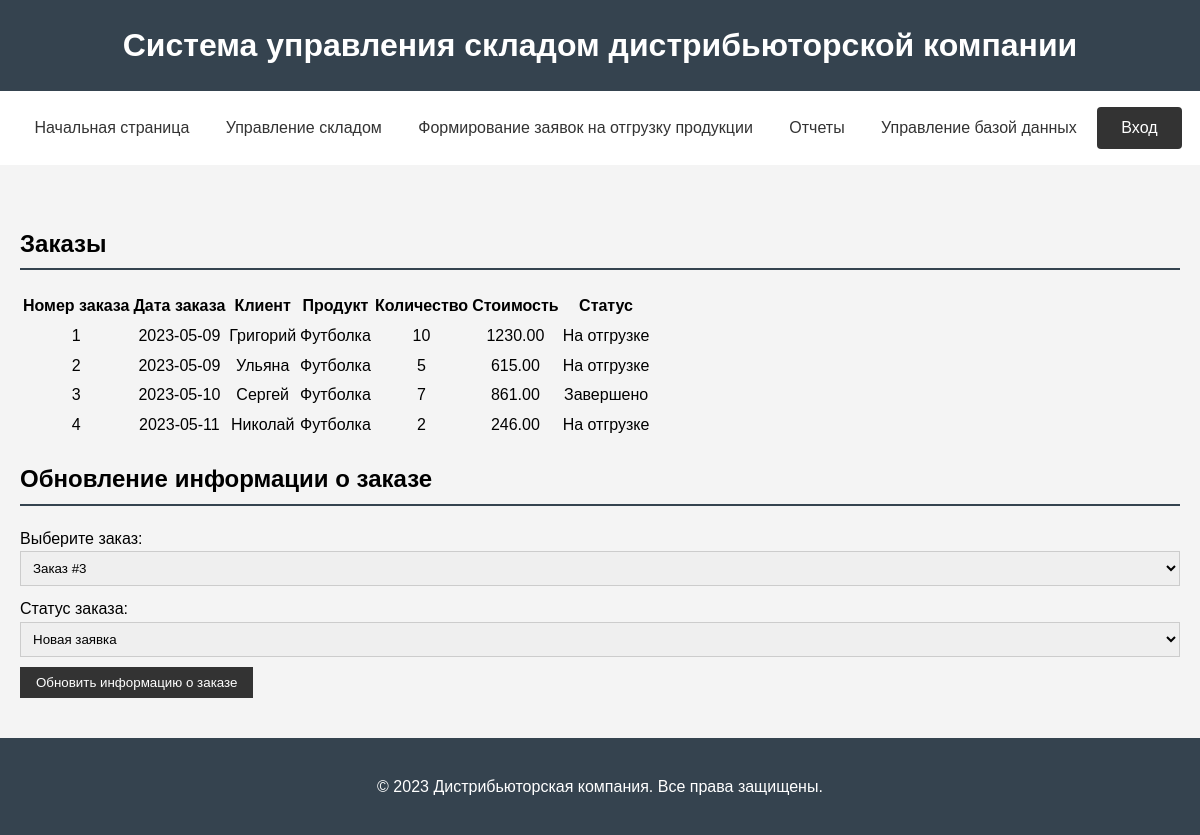
The page /order_management.php on the database its author committed.
### tables this page shows
CREATE TABLE `orders` (
  `OrderID` int(11) NOT NULL,
  `ClientID` int(11) DEFAULT NULL,
  `OrderDate` date NOT NULL,
  `StatusID` int(11) NOT NULL,
  `employee_id` int(11) NOT NULL
);

CREATE TABLE `clients` (
  `ClientID` int(11) NOT NULL,
  `ClientName` varchar(255) NOT NULL,
  `ContactInfo` varchar(255) DEFAULT NULL,
  `employee_id` int(11) NOT NULL
);

CREATE TABLE `products` (
  `ProductID` int(11) NOT NULL,
  `ProductName` varchar(255) NOT NULL,
  `Price` decimal(10,2) NOT NULL,
  `SupplierID` int(11) DEFAULT NULL,
  `employee_id` int(11) NOT NULL,
  `ProductImage` text NOT NULL
);

CREATE TABLE `orderdetails` (
  `OrderDetailID` int(11) NOT NULL,
  `OrderID` int(11) DEFAULT NULL,
  `ProductID` int(11) DEFAULT NULL,
  `Quantity` int(11) NOT NULL
);

CREATE TABLE `statuses` (
  `StatusID` int(11) NOT NULL,
  `Status` varchar(50) NOT NULL
);

### order_management.php (the view, shortened to what this page needs)
<!DOCTYPE html>
<html lang="ru">
<head>
    <link rel="stylesheet" href="styles.css">
</head>
<body>
    <header>
        <h1>Система управления складом дистрибьюторской компании</h1>
    </header>
    <nav>
        <ul>
            <li><a href="index.php">Начальная страница</a></li>
            <li><a href="warehouse_management.php">Управление складом</a></li>
            <li><a href="shipment_requests.php">Формирование заявок на отгрузку продукции</a></li>
            <li><a href="reports.php">Отчеты</a></li>
            <li><a href="database_management.php">Управление базой данных</a></li>
			<?php
				if (isset($_SESSION['employee_id'])) {
			?>
					<a href="logout.php"><button class="login-button">Выход</button></a>
			<?php
				} else {
			?>
					<a href="login.html"><button class="login-button">Вход</button></a>
			<?php
				}
			?>
        </ul>
    </nav>
    <main>
        <section>
            <h2>Заказы</h2>
			<?php
				include 'connect.php';
				$sql = "SELECT o.OrderID, o.OrderDate, c.ClientName, p.ProductName,
							p.Price * od.Quantity AS price , od.Quantity, s.Status
						FROM Orders o
						JOIN Clients c ON o.ClientID = c.ClientID
						JOIN Statuses s ON o.StatusID = s.StatusID
						JOIN OrderDetails od ON o.OrderID = od.OrderID
						JOIN Products p ON od.ProductID = p.ProductID
						ORDER BY o.OrderID";
				$result = $conn->query($sql);
				if ($result->num_rows > 0) {
			?>
					<table>
						<thead>
							<tr>
								<th>Номер заказа</th>
								<th>Дата заказа</th>
								<th>Клиент</th>
								<th>Продукт</th>
								<th>Количество</th>
								<th>Стоимость</th>
								<th>Статус</th>
							</tr>
						</thead>
						<tbody>
			<?php
					while ($row = $result->fetch_assoc()) {
						echo "<tr>";
						echo "<td class=center>" . $row["OrderID"] . "</td>";
						echo "<td class=center>" . $row["OrderDate"] . "</td>";
						echo "<td class=center>" . $row["ClientName"] . "</td>";
						echo "<td class=center>" . $row["ProductName"] . "</td>";
						echo "<td class=center>" . $row["Quantity"] . "</td>";
						echo "<td class=center>" . $row["price"] . "</td>";
						echo "<td class=center>" . $row["Status"] . "</td>";
						echo "</tr>";
					}
				} else {
					echo "<tr><td colspan='5' class=center>Нет заказов</td></tr>";
				}
			?>
						</tbody>
					</table>
		</section>
		<section>
			<h2>Обновление информации о заказе</h2>
			<form action="update_order_status.php" method="post">
				<label for="orderID">Выберите заказ:</label>
				<select id="orderID" name="orderID" required>
					<?php
					$sql = "SELECT OrderID FROM Orders WHERE StatusID != 10";
					$result = $conn->query($sql);
					if ($result->num_rows > 0) {
						while ($row = $result->fetch_assoc()) {
							echo "<option value='" . $row["OrderID"] . "'>Заказ #" . $row["OrderID"] . "</option>";
						}
					} else {
						echo "<option value=''>Нет доступных заказов</option>";
					}
					?>
				</select><br>
				<label for="StatusID">Статус заказа:</label>
				<select id="StatusID" name="StatusID" required>
				<?php
					$sql = "SELECT * FROM statuses";
					$result = $conn->query($sql);
					if ($result->num_rows > 0) {
						while ($row = $result->fetch_assoc()) {
							echo "<option value='" . $row["StatusID"] . "'>" . $row["Status"] . "</option>";
						}
					}
					?>
				</select><br>
				<button type="submit">Обновить информацию о заказе</button>
			</form>
		</section>
	</main>
    <footer>
        <p>&copy; 2023 Дистрибьюторская компания. Все права защищены.</p>
    </footer>
</body>
</html>

### styles.css (style rules this page uses)
body { font-family: Arial, sans-serif; line-height: 1.6; margin: 0; padding: 0; background-color: #f4f4f4; }
header { background-color: #35434f; padding: 20px; text-align: center; }
header h1 { color: #ffffff; margin: 0; }
nav { background-color: #ffffff; display: flex; justify-content: center; margin-bottom: 20px; }
nav ul { list-style-type: none; padding: 0; }
nav ul li { display: inline; }
nav ul li a { display: inline-block; text-decoration: none; color: #333; padding: 8px 16px; }
main { padding: 20px; }
section h2 { border-bottom: 2px solid #35434f; padding-bottom: 5px; }
footer { background-color: #35434f; color: #ffffff; text-align: center; padding: 20px; margin-top: 20px; }
input[type="text"], input[type="email"], input[type="password"], input[type="number"], textarea, select { width: 100%; padding: 8px; margin-bottom: 10px; border: 1px solid #ccc; }
button { background-color: #333; color: #ffffff; border: none; padding: 8px 16px; cursor: pointer; }
.login-button { color: white; padding: 12px 24px; border: none; border-radius: 4px; font-size: 16px; cursor: pointer; }
td.center { text-align: center; }

### rows shown on the page
orders: OrderID "1", OrderDate "2023-05-09", ClientID.ClientName "Григорий", products.ProductName "Футболка", orderdetails.Quantity "10", price "1230.00", StatusID.Status "На отгрузке"
orders: OrderID "2", OrderDate "2023-05-09", ClientID.ClientName "Ульяна", products.ProductName "Футболка", orderdetails.Quantity "5", price "615.00", StatusID.Status "На отгрузке"
orders: OrderID "3", OrderDate "2023-05-10", ClientID.ClientName "Сергей", products.ProductName "Футболка", orderdetails.Quantity "7", price "861.00", StatusID.Status "Завершено"
orders: OrderID "4", OrderDate "2023-05-11", ClientID.ClientName "Николай", products.ProductName "Футболка", orderdetails.Quantity "2", price "246.00", StatusID.Status "На отгрузке"

### other values the page prints
form field StatusID "Новая заявка"
